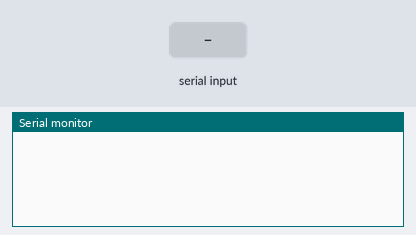
This sketch was run on a simulated Arduino Uno, built with avr-gcc and run on an emulated ATmega328P. Shown: the last lines printed to the serial monitor. The test bench sets the inputs (shaded band).

Above: at 1.2 s.
1.3 s: "90,45\n" received over Serial
At 2.5 s:
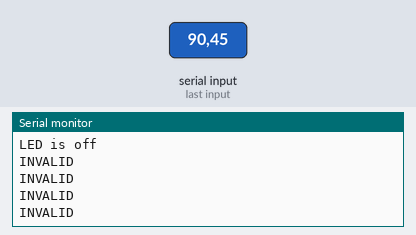
2.8 s: "30,150\n" received over Serial
At 4.1 s:
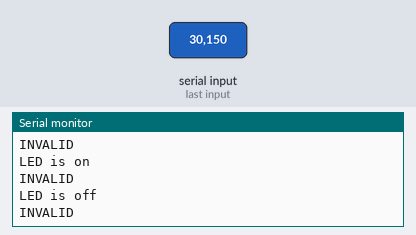

The sketch:

serial_one.ino
```cpp
int ledPin=13;
void setup() {
  // put your setup code here, to run once:
  Serial.begin(9600);

}

void loop() {
  // put your main code here, to run repeatedly:

  while(Serial.available()==0);
  int val=Serial.read()-'0';
  if(val==1)
  {
    Serial.println("LED is on");
    digitalWrite(ledPin,HIGH);
  }else if(val==0)
  {
    Serial.println("LED is off");
    digitalWrite(ledPin,LOW);
  }
  else
  {
    Serial.println("INVALID");

  }
  Serial.flush();


}
```

Measured:
- after the input at 1.3 s, the serial monitor: prints a new line at once (image 1)
- after the input at 2.8 s, the serial monitor: prints a new line at once (image 2)
